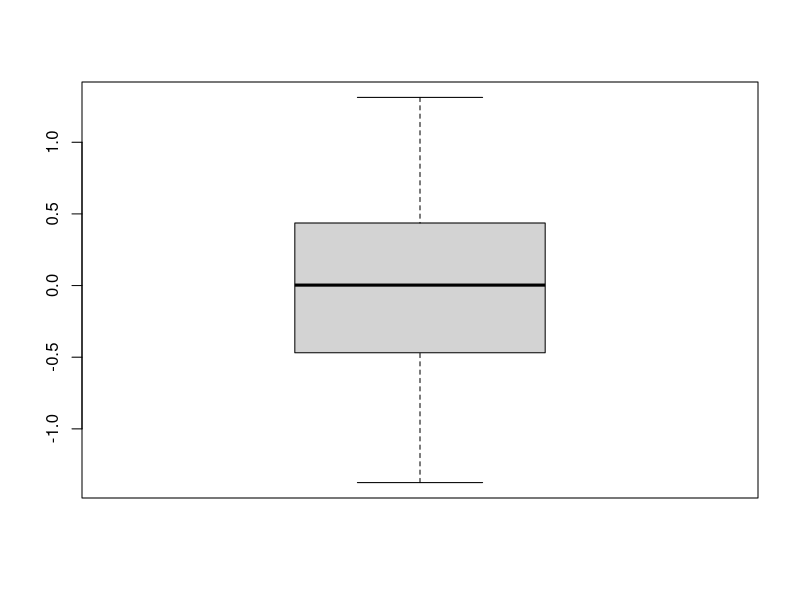
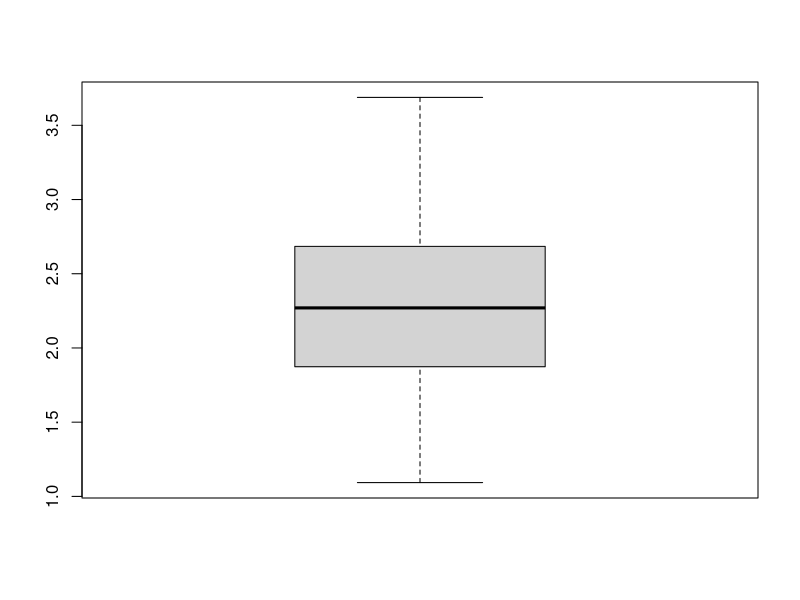
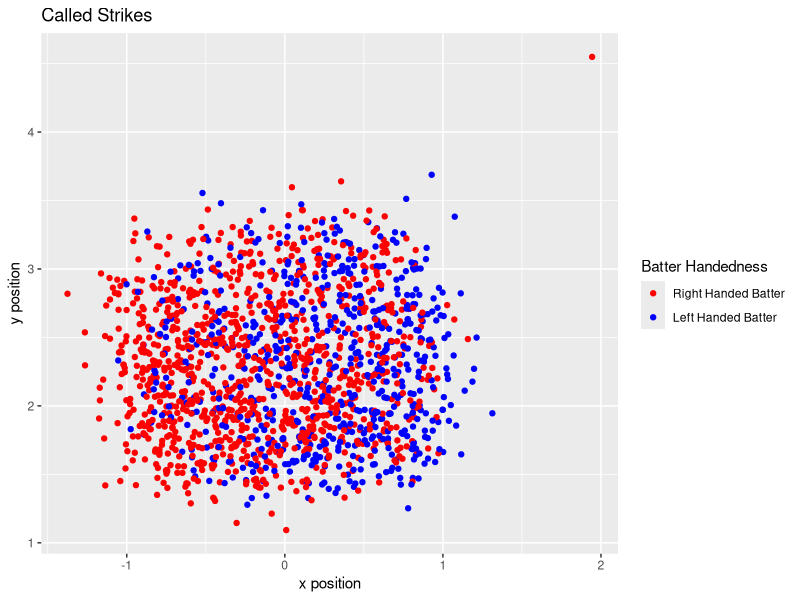
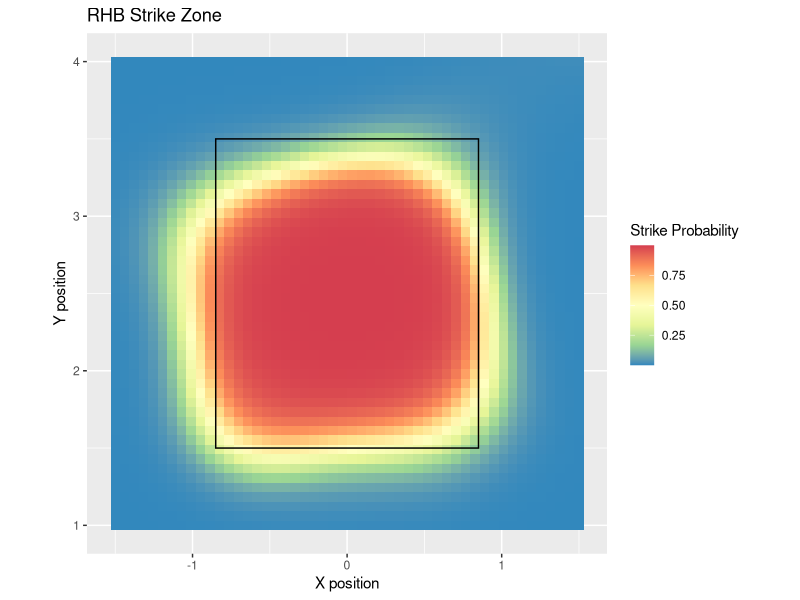
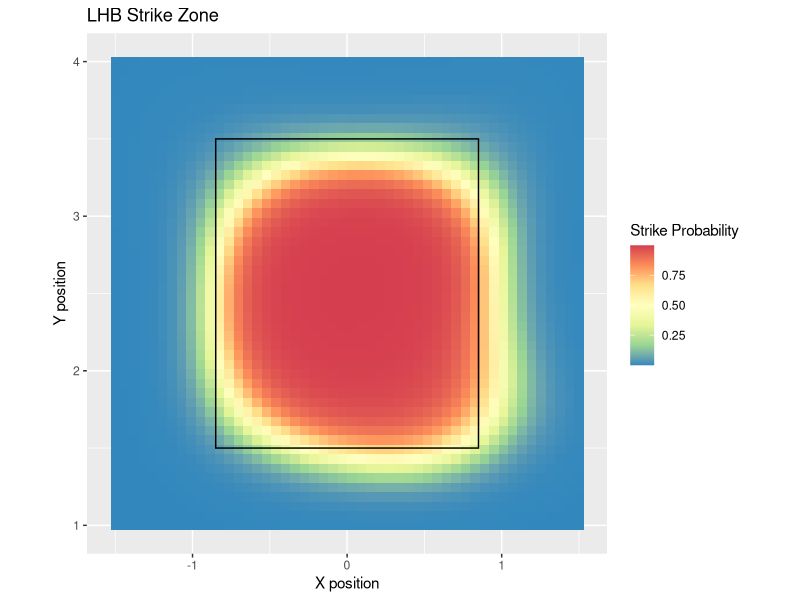

Reproduce these figures in R, in order.
# Credit to Jim Albert https://gist.github.com/bayesball for 
# Strike zone visualizatoin

#----- Required Packages-----#
library(readr)
library(dplyr)
library(ggplot2)
library(mgcv)


#----- Read in Data -----#
Pitch_Dataset <- read_csv("pitch_data.csv")
View(Pitch_Dataset)


#-------------------------------------------------#
#------lefty, right, & combined strike zones------#
#-------------------------------------------------#
combined_strike_zone <- Pitch_Dataset %>%
  filter(is_swing == 0) %>%
  filter(is_strike == 1) 

lhb_strike_zone <- Pitch_Dataset %>%
  filter(is_lhb == 1) %>%
  filter(is_swing == 0) %>%
  filter(is_strike == 1)

rhb_strike_zone <- Pitch_Dataset %>%
  filter(is_lhb != 1) %>%
  filter(is_swing == 0) %>%
  filter(is_strike == 1)


#-------------------------------------------------#
#-------exploratory scatter plot and t test-------#
#-------------------------------------------------#

# test difference in means
t.test(rhb_strike_zone$px, lhb_strike_zone$px)
#null hypothesis is that there is no difference in means
#p-value < 2.2e-16; we can reject the null hypothesis
#there is a statistically significant difference between our means.

combined_strike_zone$is_lhb <- as.factor(combined_strike_zone$is_lhb)

initial_plot <- ggplot(combined_strike_zone, aes(x = px, y = pz, color = is_lhb)) +
  geom_point() +
  ggtitle("Called Strikes") +
  xlab("x position") + 
  ylab("y position") +
  labs( colour = "Batter Handedness") +
  scale_color_manual(values = c("red", "blue"),
                     labels = c("Right Handed Batter",
                                "Left Handed Batter"))

ggsave(filename = "initial_strikezone.png", plot = initial_plot)


#----- Build Reference Strike Zone -----#
left_edge <- -0.85     # strike zone measures 17inches horizontally
right_edge <- 0.85
top_edge <- 3.5        # "ballpark" top & bottom of zone 
bottom_edge <- 1.5
reference_zone <- data.frame(x1 = left_edge, x2 = right_edge,
                             y1 = bottom_edge, y2 = top_edge)


#-------------------------------------------------#
#----General Additive Model for Fitting K Zone----#
#-------------------------------------------------#

#---- RHB Called Strikes----#
called_strike_rhb <- Pitch_Dataset %>%
  filter(is_lhb != 1) %>%
  filter(is_swing == 0)


#------ RHB GAM model------#
fit_rhb <- gam(is_strike ~ s(px, pz), family=binomial, data=called_strike_rhb)

#---- Use for plotting ----#
x_rhb <- seq(-1.5, 1.5, length.out=50)
y_rhb <- seq(1, 4, length.out=50)
#produce test data, fill x,y strike zone grid with sample 2,500 sample values
predict_rhb <- data.frame(px = c(outer(x_rhb, y_rhb * 0 + 1)),
                          pz = c(outer(x_rhb * 0 + 1, y_rhb)))

#-------- Predict ---------#
#use the GAM to predict whether the test data observations are balls or strikes
log_predict_rhb <- predict(fit_rhb, predict_rhb) 
predict_rhb$likelihood <- exp(log_predict_rhb) / (1 + exp(log_predict_rhb))

#---------- Plot ----------#
rhb_zone <-
  ggplot() +
  ggtitle("RHB Strike Zone") +
  geom_tile(data=predict_rhb, 
            aes(x=px, y=pz, fill= likelihood)) +
  geom_rect(data=reference_zone, 
            aes(xmin=x1, xmax=x2, ymin=y1, ymax=y2), alpha=0.0, color = "black") +
  scale_fill_distiller(palette = "Spectral") +
  geom_path(lwd=1.5, col="black") +
  labs( fill = "Strike Probability", x = "X position", y = "Y position") +
  coord_fixed()

ggsave(filename = "rhb_zone2.png", plot = rhb_zone)



#---- LHB Called Strikes----#
called_strike_lhb <- Pitch_Dataset %>%
  filter(is_lhb == 1) %>%
  filter(is_swing == 0)

#------ LHB GAM model------#
fit_lhb <- gam(is_strike ~ s(px, pz), family=binomial, data=called_strike_lhb)

#---- Use for plotting ----#
x_lhb <- seq(-1.5, 1.5, length.out=50)
y_lhb <- seq(1, 4, length.out=50)
predict_lhb <- data.frame(px = c(outer(x_lhb, y_lhb * 0 + 1)),
                          pz = c(outer(x_lhb * 0 + 1, y_lhb)))

#-------- Predict ---------#
log_predict_lhb <- predict(fit_lhb, predict_lhb)
predict_lhb$likelihood <- exp(log_predict_lhb) / (1 + exp(log_predict_lhb))

#---------- Plot ----------#
lhb_zone <-
  ggplot() +
  ggtitle("LHB Strike Zone") +
  geom_tile(data=predict_lhb, 
            aes(x=px, y=pz, fill= likelihood)) +
  geom_rect(data=reference_zone,
            aes(xmin=x1, xmax=x2, ymin=y1, ymax=y2), alpha=0.0, color = "black") +
  labs( colour = "Strike Probability") +
  scale_fill_distiller(palette = "Spectral") +
  geom_path(lwd=1.5, col="black") +
  labs( fill = "Strike Probability", x = "X position", y = "Y position") +
  coord_fixed() 

ggsave(filename = "lhb_zone2.png", plot = lhb_zone)






# catcher framing analysis save
#------------------------------------------------#
#------------Catcher Framing Analysis------------#
#------------------------------------------------#

# First, remove pitches where there was a swing
no_swing_data <- Pitch_Dataset %>%
  filter(is_swing != 1)

#-----Second, split into different data sets-----#
split_data <- function(fulldata, index){
  return_df<- no_swing_data %>%
    filter(catcherid == index)
  return(return_df)
}

catcher_1 <- split_data(no_swing_data, 1)
catcher_2 <- split_data(no_swing_data, 2)
catcher_3 <- split_data(no_swing_data, 3)
catcher_4 <- split_data(no_swing_data, 4)

#-----Create data with only called strikes-----#
called_strikes <- no_swing_data %>%
  filter(is_strike == 1)

#Clean up a rogue observation
called_strikes <- called_strikes %>%
  filter(px != 1.944)

#-----Create Approximate "Edges"-----#
summary(called_strikes$px)
boxplot(called_strikes$px)

summary(called_strikes$pz)
boxplot(called_strikes$pz)
(1.31300 + .4365)/2
# 0.87475
(1.375 + .469)/2
# 0.922

# Lets round both values.
# Home plate in terms of px = [-0.9, 0.9] 

# Lets define the edges as -1.0 -> -.8 and .8 -> 1.0, find all pitches in this zone. 
# which catcher had the highest percentage of these pitches being called strikes?

#-----Function that returns % of successful framing opportunities-----#
frame_rate <- function(catcher_data){
  catcher_edges_data <- catcher_data %>% 
    filter( (px >= -1.0 & px <= -0.8) | (px >= 0.8 & px <= -1.0))
  
  # If I want to add bottom and top of zone, modification :
  # filter( (px >= -1.0 & px <= -0.8) | (px >= 0.8 & px <= -1.0)) |
  #         (pz >= 3.4 & pz <= 3.7) | (pz >= 0.9 & pz <= 1.2) )
  
  frame_success_rate = sum(catcher_edges_data$is_strike)/nrow(catcher_edges_data)
  return(frame_success_rate)
}

catcher_1_framing <- frame_rate(catcher_1)
catcher_2_framing <- frame_rate(catcher_2)
catcher_3_framing <- frame_rate(catcher_3)
catcher_4_framing <- frame_rate(catcher_4)



